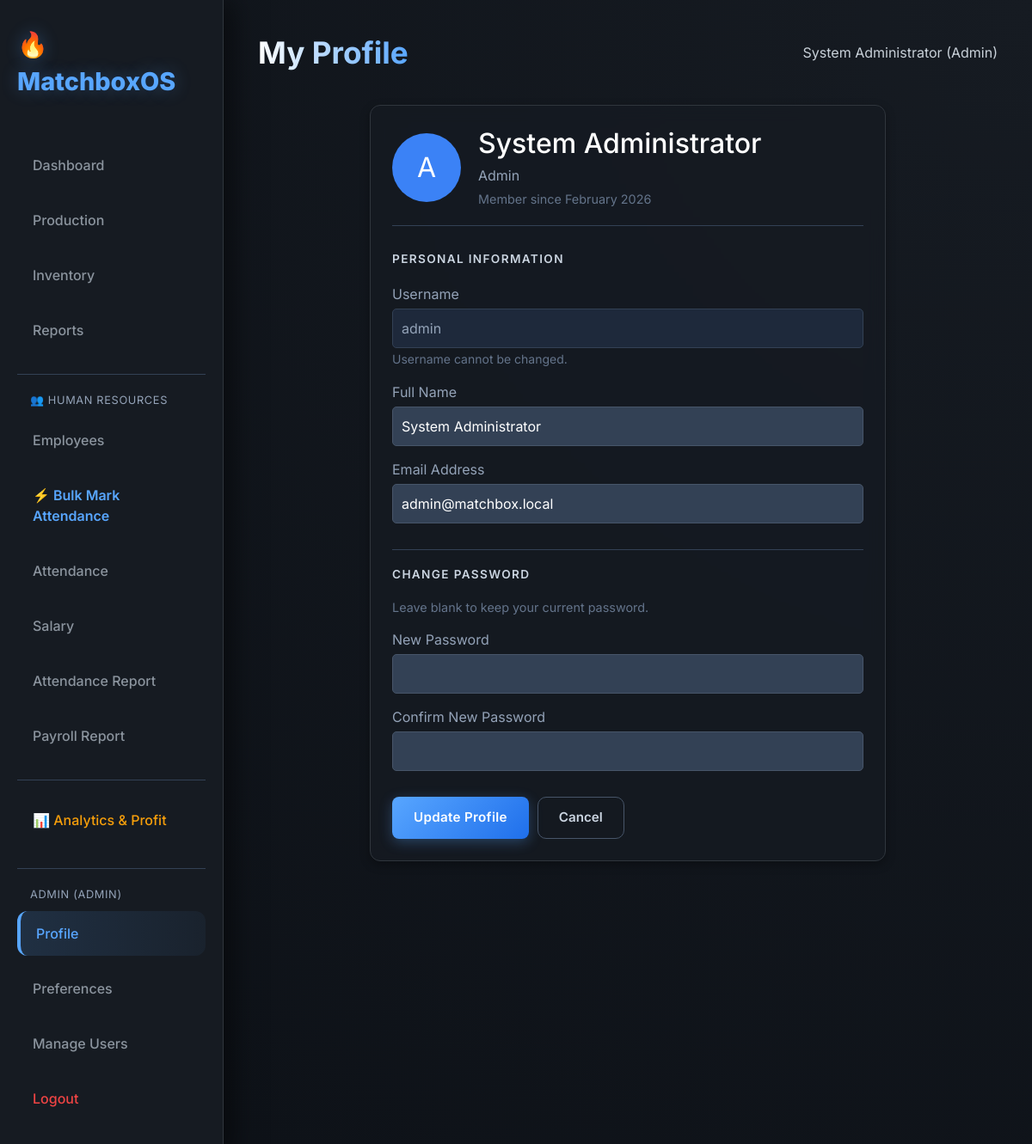
/auth/profile (signed in), run on the app's committed database.
### auth_models.py (models this page shows, shortened)
class User(UserMixin, db.Model):
    __tablename__ = 'user'
    id = db.Column(db.Integer, primary_key=True)
    username = db.Column(db.String(80), unique=True, nullable=False, index=True)
    email = db.Column(db.String(120), unique=True, nullable=False, index=True)
    password_hash = db.Column(db.String(255), nullable=False)
    full_name = db.Column(db.String(100))
    role = db.Column(db.String(20), default='operator')  # admin, operator, viewer
    is_active = db.Column(db.Boolean, default=True)
    created_at = db.Column(db.DateTime, default=datetime.datetime.utcnow)
    last_login = db.Column(db.DateTime)
    def has_permission(self, permission):
        permissions = {
            'admin': ['view', 'create', 'edit', 'delete', 'manage_users'],
            'operator': ['view', 'create', 'edit'],
            'viewer': ['view']
        }
        return permission in permissions.get(self.role, [])

### auth_routes.py (the view, shortened to what this page needs)
@auth_bp.route('/profile', methods=['GET', 'POST'])
@login_required
def profile():
    return render_template('auth/profile.html')

### app.py (called while the page is built)
@login_manager.user_loader
def load_user(user_id):
    return User.query.get(int(user_id))

### templates/auth/profile.html (shortened to what this page needs)
{% extends "base.html" %}
{% block header %}My Profile{% endblock %}
{% block content %}
<div class="card" style="max-width: 600px; margin: 0 auto;">
    <div
        style="display: flex; align-items: center; margin-bottom: 30px; border-bottom: 1px solid #334155; padding-bottom: 20px;">
        <div
            style="width: 80px; height: 80px; background: #3b82f6; border-radius: 50%; display: flex; align-items: center; justify-content: center; font-size: 2rem; color: white; margin-right: 20px;">
            {{ current_user.username[0]|upper }}
        </div>
        <div>
            <h2 style="margin: 0; color: white;">{{ current_user.full_name }}</h2>
            <p style="margin: 5px 0 0; color: #94a3b8;">{{ current_user.role|title }}</p>
            <p style="margin: 5px 0 0; color: #64748b; font-size: 0.9rem;">Member since {{
                current_user.created_at.strftime('%B %Y') }}</p>
        </div>
    </div>
    <form method="POST" action="{{ url_for('auth.profile') }}">
        <h3 style="margin-bottom: 20px; color: #cbd5e1;">Personal Information</h3>
        <div style="margin-bottom: 15px;">
            <label style="display: block; margin-bottom: 5px; color: #94a3b8;">Username</label>
            <input type="text" value="{{ current_user.username }}" disabled
                style="width: 100%; padding: 10px; background: #1e293b; border: 1px solid #334155; color: #94a3b8; border-radius: 5px;">
            <small style="color: #64748b;">Username cannot be changed.</small>
        </div>
        <div style="margin-bottom: 15px;">
            <label style="display: block; margin-bottom: 5px; color: #94a3b8;">Full Name</label>
            <input type="text" name="full_name" value="{{ current_user.full_name }}" required
                style="width: 100%; padding: 10px; background: #334155; border: 1px solid #475569; color: white; border-radius: 5px;">
        </div>
        <div style="margin-bottom: 30px;">
            <label style="display: block; margin-bottom: 5px; color: #94a3b8;">Email Address</label>
            <input type="email" name="email" value="{{ current_user.email }}" required
                style="width: 100%; padding: 10px; background: #334155; border: 1px solid #475569; color: white; border-radius: 5px;">
        </div>
        <h3 style="margin-bottom: 20px; color: #cbd5e1; border-top: 1px solid #334155; padding-top: 20px;">Change
            Password</h3>
        <p style="color: #64748b; margin-bottom: 15px; font-size: 0.9rem;">Leave blank to keep your current password.
        </p>
        <div style="margin-bottom: 15px;">
            <label style="display: block; margin-bottom: 5px; color: #94a3b8;">New Password</label>
            <input type="password" name="new_password" minlength="6"
                style="width: 100%; padding: 10px; background: #334155; border: 1px solid #475569; color: white; border-radius: 5px;">
        </div>
        <div style="margin-bottom: 30px;">
            <label style="display: block; margin-bottom: 5px; color: #94a3b8;">Confirm New Password</label>
            <input type="password" name="confirm_password" minlength="6"
                style="width: 100%; padding: 10px; background: #334155; border: 1px solid #475569; color: white; border-radius: 5px;">
        </div>
        <div style="display: flex; gap: 10px;">
            <button type="submit" class="btn btn-primary" style="padding: 10px 25px;">Update Profile</button>
            <a href="{{ url_for('main.dashboard') }}" class="btn"
                style="background: transparent; border: 1px solid #475569; color: #cbd5e1;">Cancel</a>
        </div>
    </form>
</div>
{% endblock %}

### templates/base.html (shortened to what this page needs)
<!DOCTYPE html>
<html lang="en">
<head>
    <link href="https://cdn.jsdelivr.net/npm/bootstrap@5.3.0/dist/css/bootstrap.min.css" rel="stylesheet">
    <link rel="stylesheet" href="https://cdnjs.cloudflare.com/ajax/libs/font-awesome/6.4.0/css/all.min.css">
    <link rel="stylesheet" href="{{ url_for('static', filename='css/style.css') }}">
</head>
<body>
    <div class="sidebar">
        <div class="logo">🔥 MatchboxOS</div>
        <nav>
            <a href="{{ url_for('main.dashboard') }}"
                class="nav-link {% if request.endpoint == 'main.dashboard' %}active{% endif %}">Dashboard</a>
            <a href="{{ url_for('main.production') }}"
                class="nav-link {% if request.endpoint == 'main.production' %}active{% endif %}">Production</a>
            <a href="{{ url_for('main.inventory') }}"
                class="nav-link {% if request.endpoint == 'main.inventory' %}active{% endif %}">Inventory</a>
            <a href="{{ url_for('main.reports') }}"
                class="nav-link {% if request.endpoint == 'main.reports' %}active{% endif %}">Reports</a>
            <div style="margin-top: 25px; border-top: 1px solid #334155; padding-top: 20px;">
                <div
                    style="color: #94a3b8; font-size: 0.8rem; padding: 0 15px 10px; text-transform: uppercase; letter-spacing: 0.05em;">
                    👥 Human Resources
                </div>
                <a href="{{ url_for('employee.list_employees') }}"
                    class="nav-link {% if request.endpoint == 'employee.list_employees' %}active{% endif %}">Employees</a>
                <a href="{{ url_for('employee.bulk_attendance') }}"
                    class="nav-link {% if request.endpoint == 'employee.bulk_attendance' %}active{% endif %}"
                    style="color: var(--accent-color); font-weight: 600;">⚡ Bulk Mark Attendance</a>
                <a href="{{ url_for('employee.attendance_list') }}"
                    class="nav-link {% if request.endpoint == 'employee.attendance_list' %}active{% endif %}">Attendance</a>
                <a href="{{ url_for('employee.salary_list') }}"
                    class="nav-link {% if request.endpoint == 'employee.salary_list' %}active{% endif %}">Salary</a>
                <a href="{{ url_for('employee.attendance_report') }}"
                    class="nav-link {% if request.endpoint == 'employee.attendance_report' %}active{% endif %}">Attendance
                    Report</a>
                <a href="{{ url_for('employee.payroll_report') }}"
                    class="nav-link {% if request.endpoint == 'employee.payroll_report' %}active{% endif %}">Payroll
                    Report</a>
            </div>
            {% if current_user.is_authenticated and current_user.role == 'admin' %}
            <div style="margin-top: 25px; border-top: 1px solid #334155; padding-top: 20px;">
                <a href="{{ url_for('main.analytics') }}"
                    class="nav-link {% if request.endpoint == 'main.analytics' %}active{% endif %}"
                    style="color: #f59e0b;">📊 Analytics & Profit</a>
            </div>
            {% endif %}
            <div style="margin-top: 30px; border-top: 1px solid #334155; padding-top: 20px;">
                {% if current_user.is_authenticated %}
                <div
                    style="color: #94a3b8; font-size: 0.8rem; padding: 0 15px 10px; text-transform: uppercase; letter-spacing: 0.05em;">
                    {{ current_user.username }} ({{ current_user.role }})
                </div>
                <a href="{{ url_for('auth.profile') }}"
                    class="nav-link {% if request.endpoint == 'auth.profile' %}active{% endif %}">Profile</a>
                <a href="{{ url_for('auth.preferences') }}"
                    class="nav-link {% if request.endpoint == 'auth.preferences' %}active{% endif %}">Preferences</a>
                {% if current_user.has_permission('manage_users') %}
                <a href="{{ url_for('auth.users') }}"
                    class="nav-link {% if request.endpoint == 'auth.users' %}active{% endif %}">Manage Users</a>
                {% endif %}
                <a href="{{ url_for('auth.logout') }}" class="nav-link" style="color: #ef4444;">Logout</a>
                {% else %}
                <a href="{{ url_for('auth.login') }}"
                    class="nav-link {% if request.endpoint == 'auth.login' %}active{% endif %}">Login</a>
                {% endif %}
            </div>
        </nav>
    </div>
    <div class="main-content">
        <header>
            <h1>{% block header %}Dashboard{% endblock %}</h1>
            <div class="user-profile">
                {% if current_user.is_authenticated %}
                {{ current_user.full_name or current_user.username }} ({{ current_user.role|capitalize }})
                {% else %}
                Guest
                {% endif %}
            </div>
        </header>
        {% block content %}{% endblock %}
    </div>
</body>
</html>

### static/css/style.css (style rules this page uses)
:root { --bg-color: #0d1117; --card-bg: rgba(22, 27, 34, 0.8); --text-color: #c9d1d9; --accent-color: #58a6ff; --accent-hover: #1f6feb; --danger-color: #f85149; --success-color: #3fb950; --border-color: #30363d; --glass-bg: rgba(22, 27, 34, 0.5); --sidebar-bg: #161b22; }
body { font-family: 'Inter', system-ui, -apple-system, sans-serif; background: radial-gradient(circle at top right, #161b22, #0d1117); color: var(--text-color); margin: 0; padding: 0; display: flex; min-height: 100vh; }
.sidebar { width: 260px; background-color: var(--sidebar-bg); padding: 30px 20px; border-right: 1px solid var(--border-color); display: flex; flex-direction: column; box-shadow: 10px 0 30px rgba(0, 0, 0, 0.5); z-index: 10; }
.logo { font-size: 1.8rem; font-weight: 800; color: var(--accent-color); margin-bottom: 50px; display: flex; align-items: center; gap: 12px; text-shadow: 0 0 20px rgba(88, 166, 255, 0.3); }
.nav-link { display: flex; align-items: center; padding: 14px 18px; margin-bottom: 12px; color: #8b949e; text-decoration: none; border-radius: 12px; transition: all 0.3s cubic-bezier(0.4, 0, 0.2, 1); font-weight: 500; }
.nav-link.active { background: linear-gradient(90deg, rgba(88, 166, 255, 0.15) 0%, rgba(88, 166, 255, 0.05) 100%); color: var(--accent-color); border-left: 4px solid var(--accent-color); }
.main-content { flex: 1; padding: 40px; overflow-y: auto; background: transparent; }
header { margin-bottom: 40px; display: flex; justify-content: space-between; align-items: center; }
h1 { font-size: 2.2rem; font-weight: 700; margin: 0; background: linear-gradient(to right, #fff, #58a6ff); -webkit-background-clip: text; background-clip: text; -webkit-text-fill-color: transparent; }
.card { background: var(--card-bg); backdrop-filter: blur(10px); padding: 25px; border-radius: 16px; border: 1px solid var(--border-color); transition: all 0.3s ease; box-shadow: 0 4px 6px -1px rgba(0, 0, 0, 0.1), 0 2px 4px -1px rgba(0, 0, 0, 0.06); }
.card h3 { margin-top: 0; color: #8b949e; font-size: 0.85rem; text-transform: uppercase; letter-spacing: 0.1em; font-weight: 600; }
.btn { padding: 12px 24px; border-radius: 10px; border: none; cursor: pointer; font-weight: 600; transition: all 0.2s; text-decoration: none; display: inline-flex; align-items: center; justify-content: center; font-size: 0.95rem; }
.btn-primary { background: linear-gradient(135deg, var(--accent-color), var(--accent-hover)); color: white; box-shadow: 0 4px 15px rgba(88, 166, 255, 0.3); }
input, select { transition: all 0.2s; }
.btn-primary { background: linear-gradient(135deg, var(--accent-color) 0%, var(--accent-hover) 100%); border: none; border-radius: 8px; font-weight: 600; letter-spacing: 0.3px; transition: all 0.3s ease; padding: 10px 20px; color: white; }
.card { border: 1px solid var(--border-color); border-radius: 12px; box-shadow: 0 4px 12px rgba(0, 0, 0, 0.3); background: var(--card-bg); transition: all 0.3s ease; }

### data on the page
User: username "ADMIN", role "ADMIN", full_name "System Administrator", role "Admin", username "A", created_at "February 2026", username "admin", email "admin@matchbox.local"
